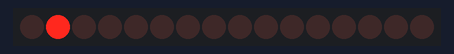
The sketch below on a simulated Arduino Uno, built with avr-gcc and run on an emulated ATmega328P. Parts: 16 shift-register outputs drawn as a row of LEDs (first output left, lit = HIGH). Wiring (inferred from the names in the program): 2 × shift register (74HC595): data pin 11; shift clock pin 9; latch pin 10. Wiring (inferred from the signals the program sends): row of LEDs: on Q0, Q1, Q2, Q3, Q4, Q5, Q6, Q7, Q8, Q9, Q10, Q11, Q12, Q13, Q14, Q15.

Above: at 0.1 s.
At 5.5 s:
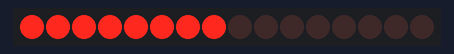
At 8.23 s:
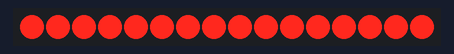
At 15.91 s:
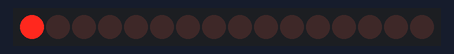
At 23.11 s:
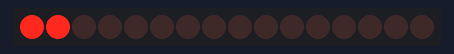
At 34.0 s:
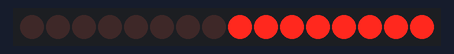
Timing chart, 0 to 40.0 s (numbered marks = the images above):
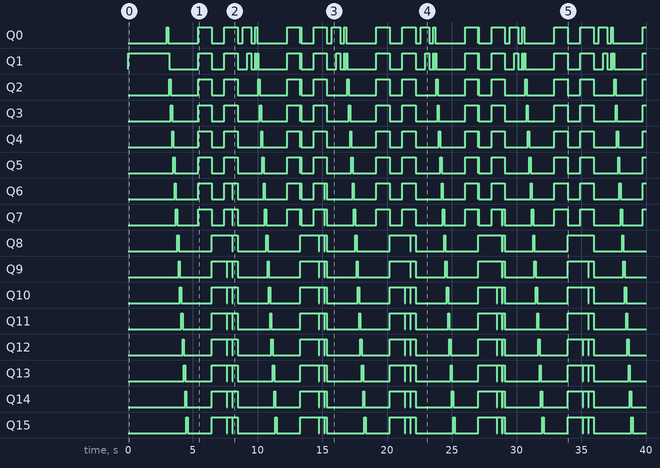

Measured:
- by itself, Q1: moves between LOW and HIGH, repeating every 13.7 s
- by itself, Q6: LOW → HIGH at 3.6 s, → LOW 0.10 s later, → HIGH 1.7 s later, → LOW 1.1 s later, … (41 changes in this stretch)
- by itself, Q7: LOW → HIGH at 3.7 s, → LOW 0.10 s later, → HIGH 1.6 s later, → LOW 1.1 s later, … (43 changes in this stretch)
- by itself, Q2: repeats every 13.7 s: LOW 2.1 s, HIGH 1.1 s, LOW 0.95 s, HIGH 1.0 s, LOW 1.6 s, HIGH 0.10 s, LOW 2.1 s, HIGH 1.0 s, LOW 0.03 s, HIGH 0.04 s, LOW 0.98 s, HIGH 1.0 s, LOW 1.6 s, HIGH 0.10 s
- by itself, Q3: repeats every 13.7 s: LOW 2.0 s, HIGH 1.1 s, LOW 0.95 s, HIGH 1.0 s, LOW 1.7 s, HIGH 0.10 s, LOW 2.0 s, HIGH 1.0 s, LOW 0.03 s, HIGH 0.04 s, LOW 0.98 s, HIGH 1.0 s, LOW 1.7 s, HIGH 0.10 s

The sketch:

estudo-595-serie.ino
```cpp
#define pinSH_CP 9   //Pino Clock
#define pinST_CP 10  //Pino Latch
#define pinDS    11  //Pino Data
#define qtdeCI   2

void ci74HC595Write(byte pino, bool estado);

void setup() {
   pinMode(pinSH_CP, OUTPUT);
   pinMode(pinST_CP, OUTPUT);
   pinMode(pinDS, OUTPUT);


      ci74HC595Write(1, HIGH);
delay(3000);
}

void loop() {

  for (int nL=0; nL<24; nL++) {
      ci74HC595Write(nL, HIGH);
      delay(100);
      ci74HC595Write(nL, LOW);
  }


  for (int nL=0; nL<8; nL++) {
      ci74HC595Write(nL, HIGH);
  }
  delay(1000);
  for (int nL=0; nL<8; nL++) {
      ci74HC595Write(nL, LOW);
  }
  for (int nL=8; nL<16; nL++) {
      ci74HC595Write(nL, HIGH);
  }
  delay(1000);
  for (int nL=8; nL<16; nL++) {
      ci74HC595Write(nL, LOW);
  }

  // 3º CI ?!?
  /*for (int nL=16; nL<24; nL++) {
      ci74HC595Write(nL, HIGH);
  }
  delay(1000);
  for (int nL=16; nL<24; nL++) {
      ci74HC595Write(nL, LOW);
  }
  delay(500);
  */

  for (int nP=0; nP<5; nP++) {
      for (int nL=0; nL<16; nL++) {
          ci74HC595Write(nL, HIGH);
      }
      delay(100);
      for (int nL=0; nL<16; nL++) {
          ci74HC595Write(nL, LOW);
      }
      delay(100);
  }
  delay(400);


  for (int nP=0; nP<3; nP++) {
    for (int nL=0; nL<16; nL++) {
        ci74HC595Write(nL, HIGH);
        delay(10);
    }
    for (int nL=15; nL>=0; nL--) {
        ci74HC595Write(nL, LOW);
        delay(10);
    }
  }

}

void ci74HC595Write(byte pino, bool estado) {
static byte ciBuffer[qtdeCI];

bitWrite(ciBuffer[pino / 8], pino % 8, estado);

digitalWrite(pinST_CP, LOW); //Inicia a Transmissão

digitalWrite(pinDS, LOW);    //Apaga Tudo para Preparar Transmissão
digitalWrite(pinSH_CP, LOW);

for (int nC = qtdeCI-1; nC >= 0; nC--) {
    for (int nB = 7; nB >= 0; nB--) {

        digitalWrite(pinSH_CP, LOW);  //Baixa o Clock

        digitalWrite(pinDS,  bitRead(ciBuffer[nC], nB) );     //Escreve o BIT

        digitalWrite(pinSH_CP, HIGH); //Eleva o Clock
        digitalWrite(pinDS, LOW);     //Baixa o Data para Previnir Vazamento
    }
}

digitalWrite(pinST_CP, HIGH);  //Finaliza a Transmissão

}
```
